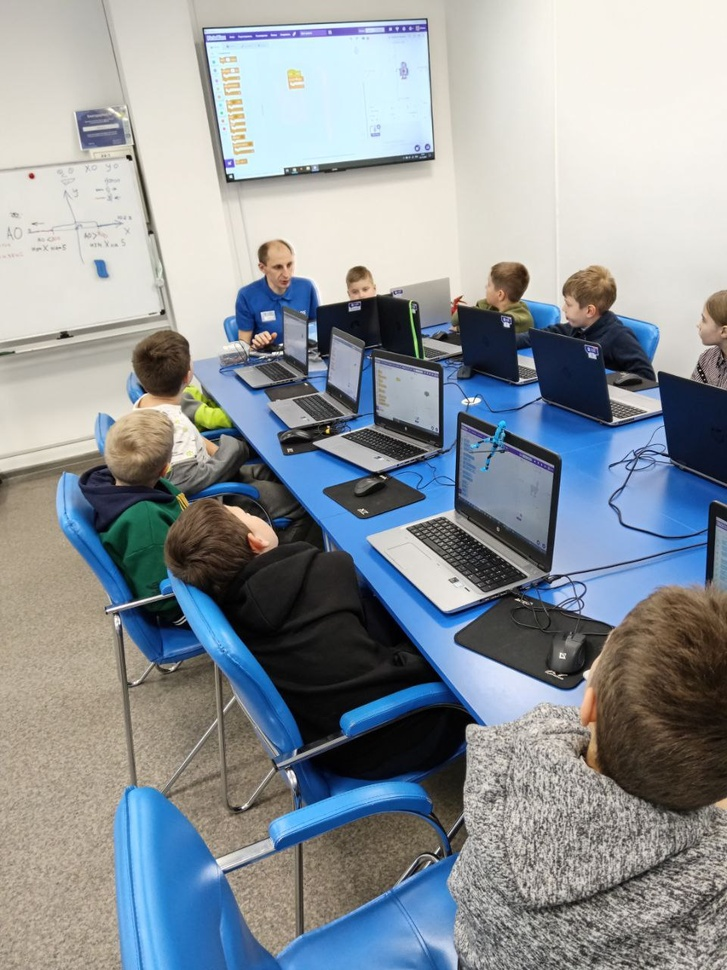
#> input picture temp_image.jpg, 727 x 970 px, shrunk from 960 x 1280 before the run, given in place of the camera
$ python CannyAndBlur.py
#> lines starting #> are read from the running program, lines starting #| are printed output that depends on the picture; after the words box and inside, x2 and y2 are one past the last pixel; in counts of white or black regions, pixels touching at a corner belong together
import cv2
cam = cv2.VideoCapture(0)
def noth(n):
    pass
cv2.namedWindow("frame")
cv2.createTrackbar("hl","frame",0,255,noth)
cv2.createTrackbar("sl","frame",0,255,noth)
cv2.createTrackbar("vl","frame",0,255,noth)
cv2.createTrackbar("hh","frame",0,255,noth)
cv2.createTrackbar("sh","frame",0,255,noth)
cv2.createTrackbar("vh","frame",0,255,noth)
cv2.createTrackbar("sigma","frame",8,255,noth)
cv2.createTrackbar("canMin","frame",0,255,noth)
cv2.createTrackbar("canMax","frame",0,255,noth)
while True:
    frame1 = cam.read()[1]
#> frame1 is the input picture: shape (970, 727, 3); mean B, G, R 153.8, 148.5, 141.7
    sigma = cv2.getTrackbarPos("sigma", "frame")
    canMin = cv2.getTrackbarPos("canMin", "frame")
    canMax = cv2.getTrackbarPos("canMax", "frame")
    if sigma%2==0:
        sigma+=1
    frame = cv2.GaussianBlur(frame1, (sigma, sigma), 100)
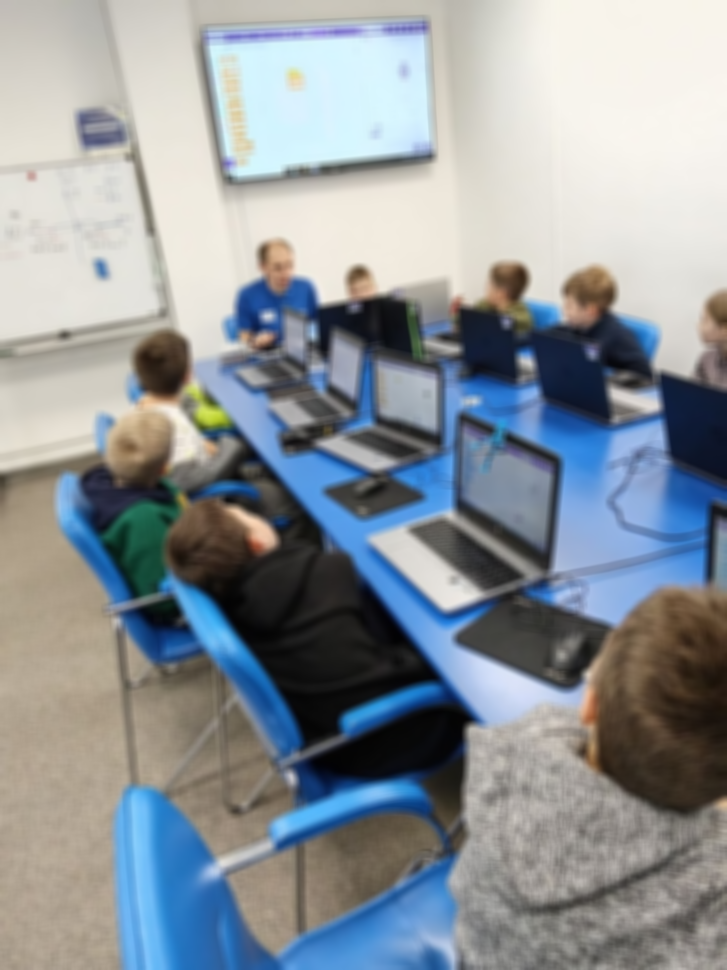
#> frame: shape (970, 727, 3); mean B, G, R 153.8, 148.5, 141.7
    canny = cv2.Canny(frame, canMin, canMax)
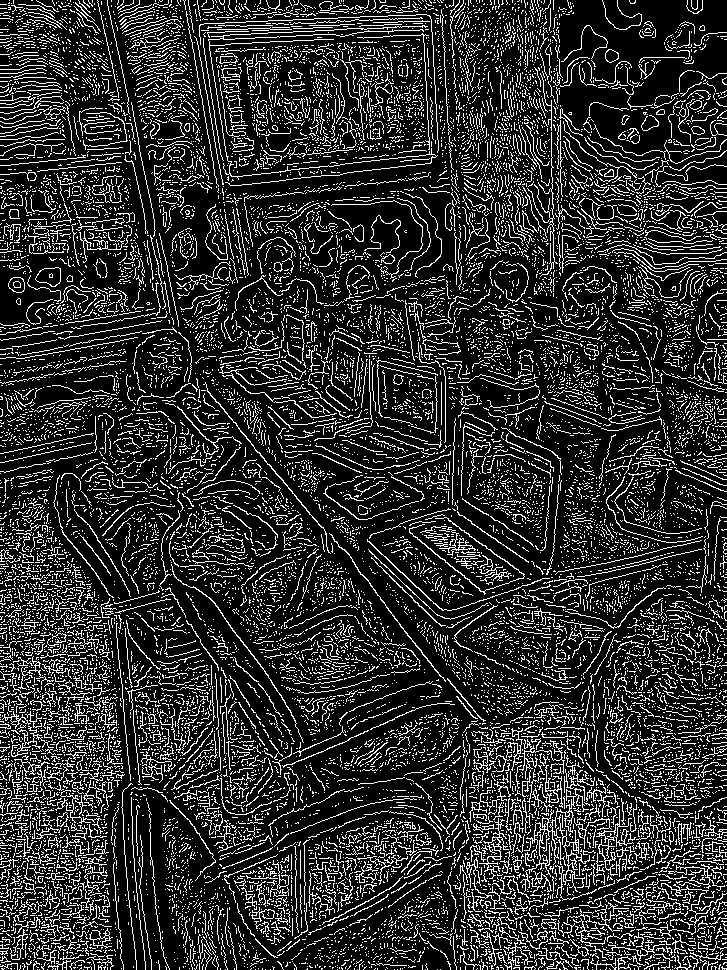
#> canny: shape (970, 727); 18% white in thin lines or dots
    hl = cv2.getTrackbarPos("hl", "frame")
    sl = cv2.getTrackbarPos("sl", "frame")
    vl = cv2.getTrackbarPos("vl", "frame")
    hh = cv2.getTrackbarPos("hh", "frame")
    sh = cv2.getTrackbarPos("sh", "frame")
    vh = cv2.getTrackbarPos("vh", "frame")
    minV = (hl, sl, vl)
    maxV = (hh, sh, vh)
    hsv = cv2.cvtColor(frame,cv2.COLOR_BGR2HSV)
#> hsv: shape (970, 727, 3); mean H, S, V 50, 59, 165.3
    mask = cv2.inRange(hsv,minV,maxV)
#> mask: shape (970, 727); every value is 0
    contours,_ = cv2.findContours(mask,cv2.RETR_LIST,cv2.CHAIN_APPROX_SIMPLE)
#> contours = []
    for cnt in contours:
        epsilon = 0.01 * cv2.arcLength(cnt, True)
        approx = cv2.approxPolyDP(cnt, epsilon, True)
        x = approx.ravel()[0]
        y = approx.ravel()[1]

        if x>frame.shape[1]//2:
            cv2.putText(frame, "right", (x, y), 1, 1.0, (0, 0, 0), 2)

        else:
            cv2.putText(frame, "left", (x, y), 1, 1.0, (0, 0, 0), 2)
        cv2.drawContours(frame,[approx],-1,(255,0,255),3)
#> this loop made 0 passes

    cv2.line(frame,(frame.shape[1]//2,0),(frame.shape[1]//2,frame.shape[0]-1),(100,200,255),3)
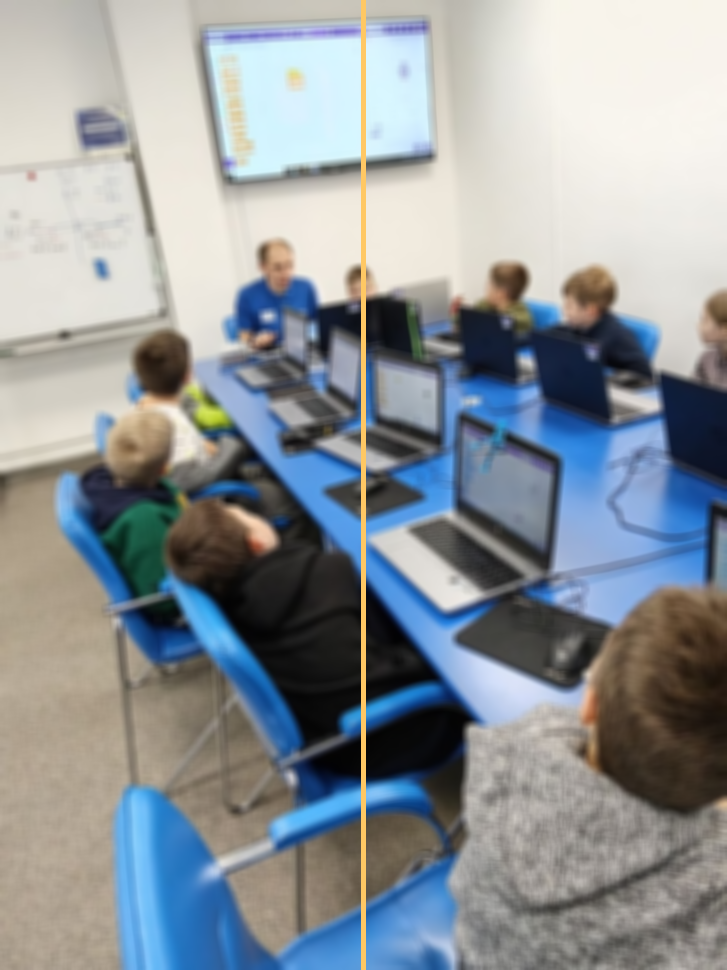
#> frame: shape (970, 727, 3); 0.69% of pixels changed, all inside (x1, y1, x2, y2) = (361, 0, 366, 970)
    res = cv2.hconcat([canny, mask])
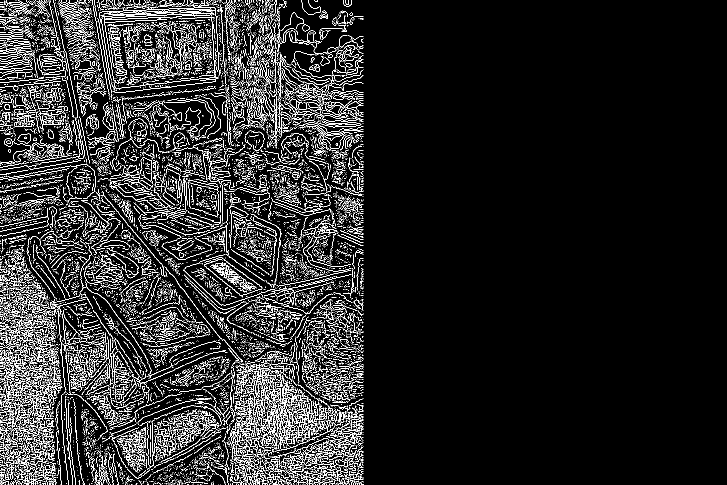
#> res: shape (970, 1454) (shown at 1/2 size); 9% white in thin lines or dots, all inside (x1, y1, x2, y2) = (0, 0, 727, 970)
    cv2.imshow("frame",res)
    cv2.imshow("text", frame)
    cv2.waitKey(1)
